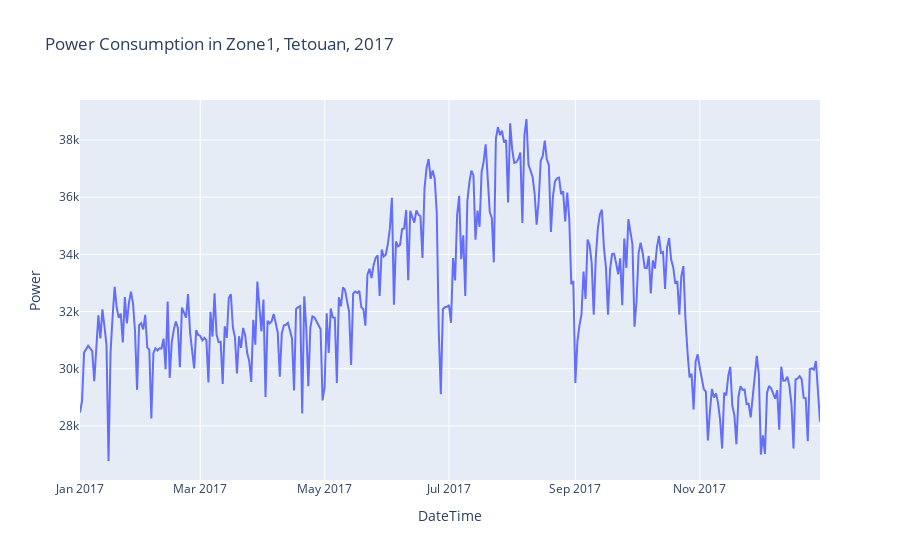

Write notebook code for a chart like this one.
### Code cell
# Line chart of Zone 1
zon = dfd_melted['Zone'] == 'Zone1'
px.line(dfd_melted[zon], x='DateTime', y='Power', 
        title='Power Consumption in Zone1, Tetouan, 2017')

### Figure 1 — Plotly figure (JSON) as saved in the notebook; plotly's stock layout.template omitted (floating-point values rounded to 4 significant figures; data arrays with more than 128 entries replaced by an {"elided": "..."} marker saying what was removed)
{"data": [{"hovertemplate": "DateTime=%{x}<br>Power=%{y}<extra></extra>", "legendgroup": "", "line": {"color": "#636efa", "dash": "solid"}, "marker": {"symbol": "circle"}, "mode": "lines", "name": "", "orientation": "v", "showlegend": false, "type": "scatter", "x": {"elided": "364 str values"}, "xaxis": "x", "y": {"elided": "364 float values"}, "yaxis": "y"}], "layout": {"legend": {"tracegroupgap": 0}, "title": {"text": "Power Consumption in Zone1, Tetouan, 2017"}, "xaxis": {"anchor": "y", "domain": [0, 1], "title": {"text": "DateTime"}}, "yaxis": {"anchor": "x", "domain": [0, 1], "title": {"text": "Power"}}}}
